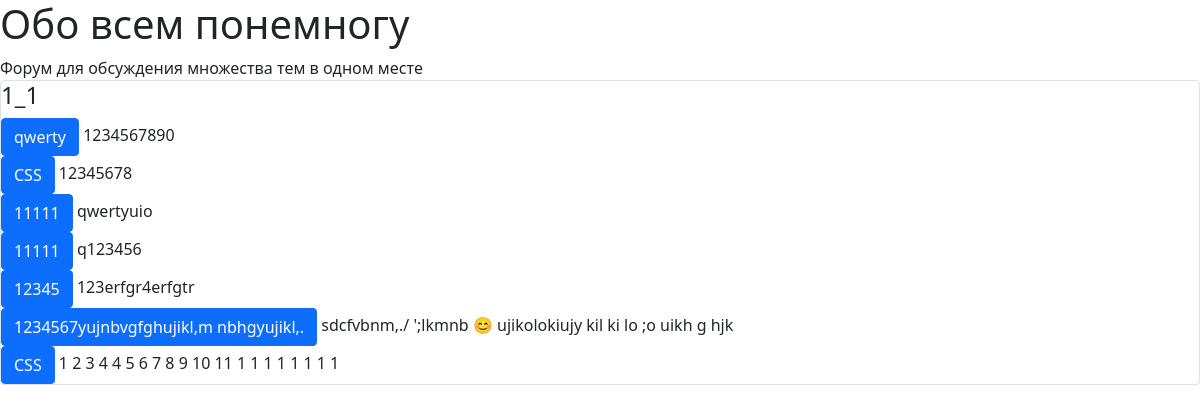
Before: /subcategory/1_1 with the older database file.
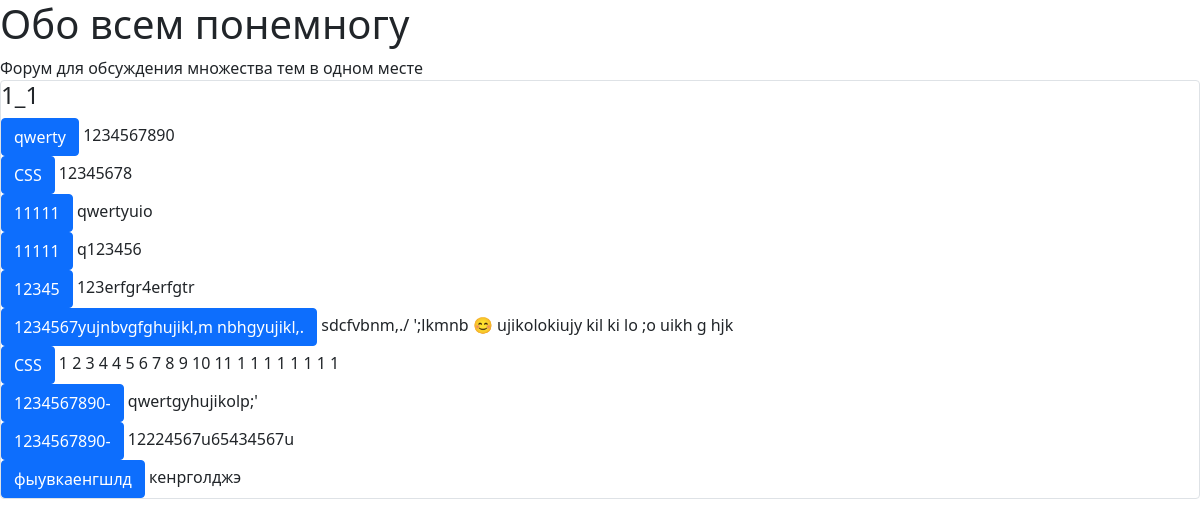
After: the same page with the newer database file.
### data/topic.py (models this page shows)
class Topic(SqlAlchemyBase):
    __tablename__ = 'topic'
    id = sqlalchemy.Column(sqlalchemy.Integer, primary_key=True, autoincrement=True)
    name = sqlalchemy.Column(sqlalchemy.String, nullable=True)
    text = sqlalchemy.Column(sqlalchemy.String, nullable=True)
    creator = sqlalchemy.Column(sqlalchemy.Integer, sqlalchemy.ForeignKey("user.id"))
    time = sqlalchemy.Column(sqlalchemy.DateTime, default=datetime.datetime.now)
    subcategory_id = sqlalchemy.Column(sqlalchemy.Integer, sqlalchemy.ForeignKey("subcategory.id"))
    subcategory = orm.relation('Subcategory')
    user = orm.relation('User')
    message = orm.relation("Message", back_populates='topic')

### main.py (the view)
@app.route("/subcategory/<name>")
def subcategory_name(name):
    db_sess = db_session.create_session()
    subcategory = db_sess.query(Subcategory).filter(Subcategory.name == name).first()
    topic = db_sess.query(Topic).filter(Topic.subcategory_id == subcategory.id)
    return render_template("subcategory.html", topic=topic, subcategory=subcategory)

### data/db_session.py (called while the page is built)
def create_session() -> Session:
    global __factory
    return __factory()

### templates/subcategory.html (shortened to what this page needs)
<!DOCTYPE html>
<html lang="en">
<head>
    <link rel="stylesheet"
          href="https://cdn.jsdelivr.net/npm/bootstrap@5.0.0-beta1/dist/css/bootstrap.min.css"
>
</head>
<body>
    <h1>Обо всем понемногу</h1>
    Форум для обсуждения множества тем в одном месте<br>
    <div class="col-md6 border rounded">
        <h4>{{subcategory.name}}</h4>
        {% for j in topic%}
        <div>
            <a class="btn btn-primary " href=/subcategory/{{subcategory.name}}/topic/{{j.name}}>{{j.name}}</a>
            {{' '.join(j.text.split()[:20])}}
        </div>
        {% endfor %}
    </div>
</body>
</html>

Changed rows visible on the page:
added Topic: name "1234567890-", text "qwertgyhujikolp;'"
added Topic: name "1234567890-", text "12224567u65434567u"
added Topic: name "фыувкаенгшлд", text "кенрголджэ"
